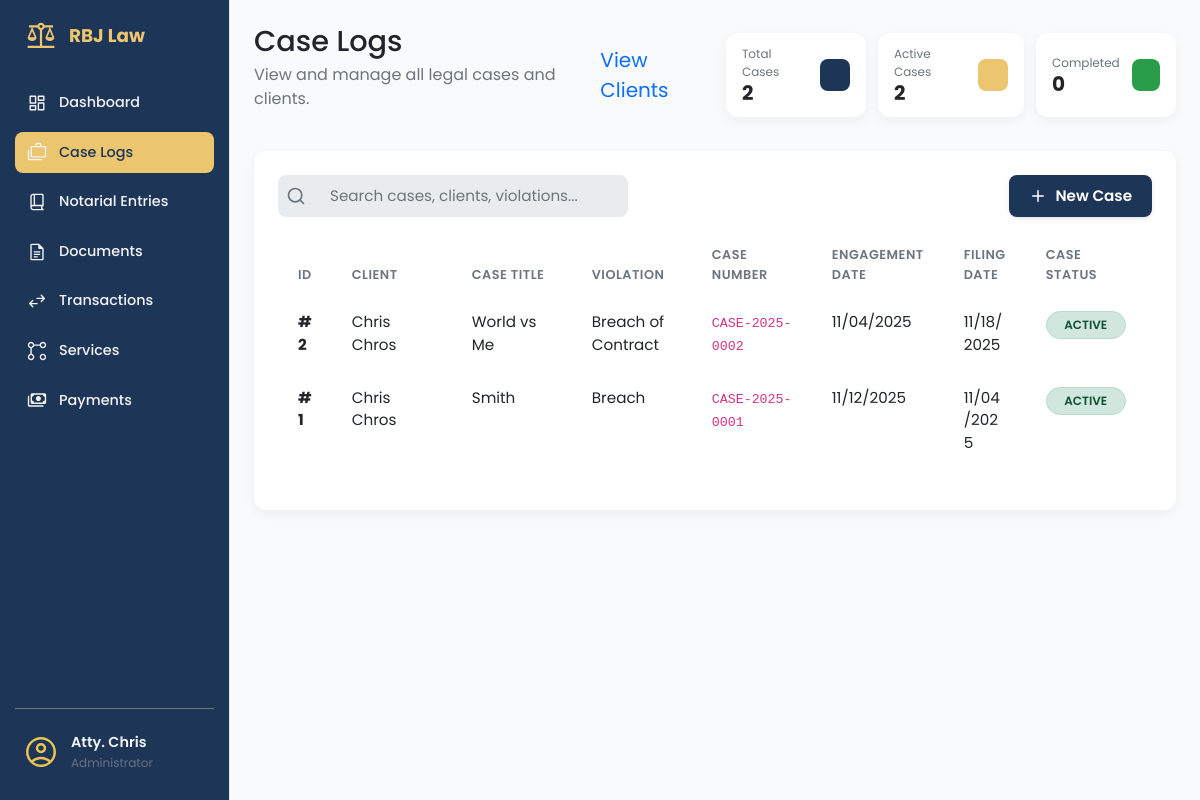
/cases/ (signed in), run on an earlier commit of the app's database.
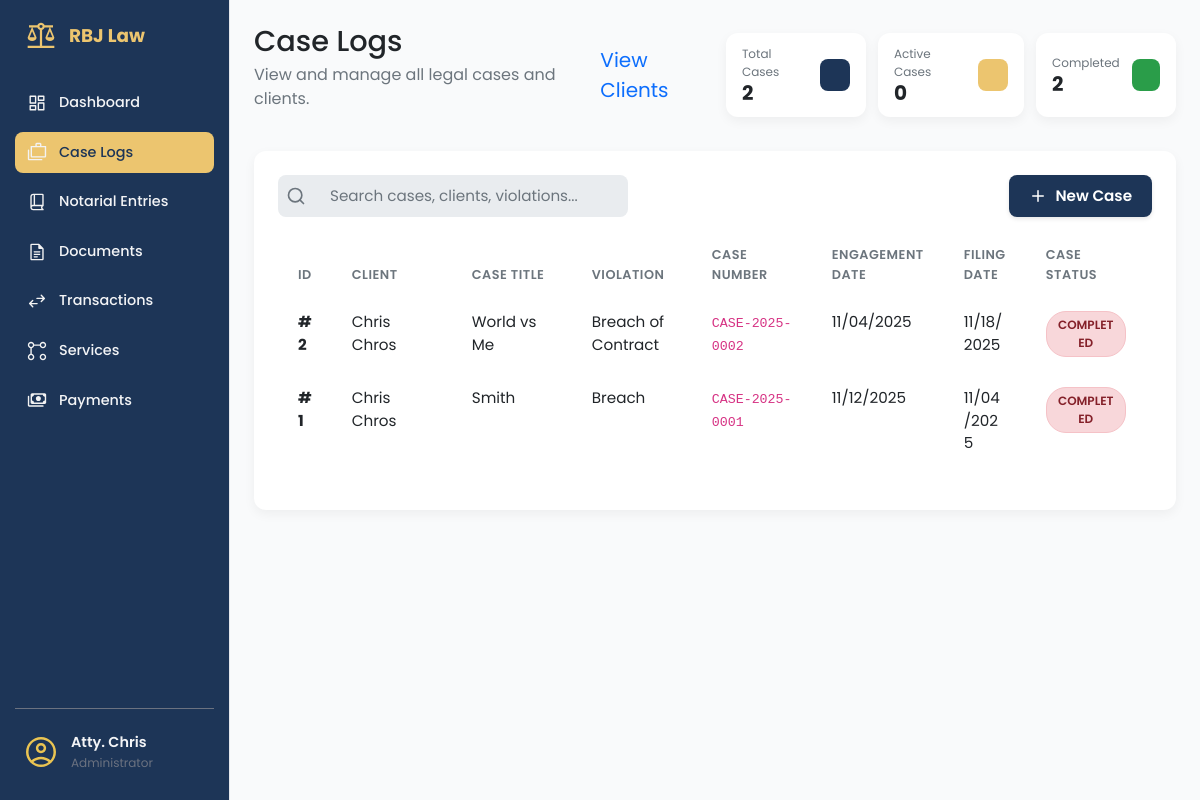
And on a later commit of the database.
### app/models/case_mdl.py (models this page shows, shortened)
class Case(db.Model):
    __tablename__ = 'cases'
    id = db.Column(db.Integer, primary_key=True)
    case_number = db.Column(db.String(100), unique=True, nullable=False)
    title = db.Column(db.String(255), nullable=False)
    case_type = db.Column(db.String(100), nullable=False)
    violation = db.Column(db.String(255), nullable=True)
    status = db.Column(db.String(50), default='active', nullable=False)
    engagement_date = db.Column(db.Date, nullable=False)
    filing_date = db.Column(db.Date, nullable=True)
    client_id = db.Column(db.Integer, db.ForeignKey('clients.id'), nullable=False)
    assigned_attorney_id = db.Column(db.Integer, db.ForeignKey('users.id'), nullable=True)
    created_at = db.Column(db.DateTime, default=datetime.utcnow)
    updated_at = db.Column(db.DateTime, default=datetime.utcnow, onupdate=datetime.utcnow)
    client = db.relationship('Client', backref='cases', lazy=True)
    assigned_attorney = db.relationship('User', backref='assigned_cases', lazy=True)

### app/models/client_mdl.py (models this page shows, shortened)
class Client(db.Model):
    __tablename__ = 'clients'
    id = db.Column(db.Integer, primary_key=True)
    client_first_name = db.Column(db.String(100), nullable=False)
    client_last_name = db.Column(db.String(100), nullable=False)
    client_address = db.Column(db.String(255), nullable=False)
    client_email = db.Column(db.String(120), nullable=False, unique=True)
    client_phone = db.Column(db.String(50))
    client_role = db.Column(db.String(50))
    notes = db.Column(db.Text)
    transaction_items = db.relationship('TransactionItem', backref='client', lazy=True)
    @property
    def full_name(self):
        return f"{self.client_first_name} {self.client_last_name}"

### app/routes/case_routes.py (the view)
@case_bp.route('/')
@login_required
def list_cases():
    cases = CaseService.get_all_cases()
    return render_template('cases/list.html', cases=cases)

### app/services/case_service.py (called while the page is built)
    @staticmethod
    def get_all_cases():
        from app.models.case_mdl import Case
        return Case.query.order_by(Case.created_at.desc()).all()

### app/templates/cases/list.html (shortened to what this page needs)
{% extends "base.html" %}
{% block content %}
<main class="dashboard-content">
    <header class="dashboard-header">
        <div>
            <h1>Case Logs</h1>
            <p>View and manage all legal cases and clients.</p>
        </div>
        <div style="display: flex; gap: 12px;">
                    <a style="font-size: 20px; align-self: center; text-decoration: none;"
            href="{{ url_for('clients.clients_page') }}">View Clients</a>
        <div class="data-card data-card--sm">
            <div class="data-card__info">
                <span class="data-card__title">Total Cases</span>
                <span class="data-card__value">{{ cases|length }}</span>
            </div>
            <div class="data-card__icon data-card__icon--blue"></div>
        </div>
        <div class="data-card data-card--sm">
            <div class="data-card__info">
                <span class="data-card__title">Active Cases</span>
                <span class="data-card__value">
                    {{ cases|selectattr('status', 'equalto', 'active')|list|length }}
                </span>
            </div>
            <div class="data-card__icon data-card__icon--gold"></div>
        </div>
        <div class="data-card data-card--sm">
            <div class="data-card__info">
                <span class="data-card__title">Completed</span>
                <span class="data-card__value">
                    {{ cases|selectattr('status', 'equalto', 'completed')|list|length }}
                </span>
            </div>
            <div class="data-card__icon data-card__icon--green"></div>
        </div>
        </div>
    </header>
    <section class="dashboard-panels-bottom dashboard-panels-bottom--single">
        <div class="panel-card" style="width: 100%;">
            <div class="dashboard-actions"
                style="display: flex; justify-content: space-between; flex-shrink: 0; gap: 50px;">
                <div class="search-bar">
                    <svg class="search-bar__icon" xmlns="http://www.w3.org/2000/svg" width="20" height="20"
                        viewBox="0 0 24 24" fill="none" stroke="currentColor" stroke-width="2" stroke-linecap="round"
                        stroke-linejoin="round">
                        <circle cx="11" cy="11" r="8"></circle>
                        <line x1="21" y1="21" x2="16.65" y2="16.65"></line>
                    </svg>
                    <input class="search-bar__input" type="text" placeholder="Search cases, clients, violations...">
                </div>
                <a href="{{ url_for('case.create_case') }}" class="btn btn-primary">
                    <svg class="btn-icon-left" xmlns="http://www.w3.org/2000/svg" viewBox="0 0 24 24" fill="none"
                        stroke="currentColor" stroke-width="2" stroke-linecap="round" stroke-linejoin="round">
                        <line x1="12" y1="5" x2="12" y2="19"></line>
                        <line x1="5" y1="12" x2="19" y2="12"></line>
                    </svg>
                    New Case
                </a>
            </div>
            <div class="table-wrapper panel-card__body">
                <table class="table client-table">
                    <colgroup>
                        <col class="short">
                        <col class="medium">
                        <col class="medium">
                        <col class="medium">
                        <col class="medium">
                        <col class="medium">
                        <col class="numeric">
                        <col class="short">
                    </colgroup>
                    <thead>
                        <tr>
                            <th data-sort-key="id">ID</th>
                            <th data-sort-key="client">Client</th>
                            <th data-sort-key="case-title">Case Title</th>
                            <th data-sort-key="violation">Violation</th>
                            <th data-sort-key="case-number">Case Number</th>
                            <th data-sort-key="engagement-date">Engagement Date</th>
                            <th data-sort-key="filing-date">Filing Date</th>
                            <th data-sort-key="status">Case Status</th>
                            <th>Actions</th>
                        </tr>
                    </thead>
                    <tbody>
                        {% for case in cases %}
                        <tr>
                            <td><strong>#{{ case.id }}</strong></td>
                            <td>
                                {% if case.client %}
                                {{ case.client.full_name }}
                                {% else %}
                                <span class="text-muted">No Client</span>
                                {% endif %}
                            </td>
                            <td>{{ case.title }}</td>
                            <td>{{ case.violation or 'N/A' }}</td>
                            <td><code>{{ case.case_number }}</code></td>
                            <td>{{ case.engagement_date.strftime('%m/%d/%Y') }}</td>
                            <td>
                                {% if case.filing_date %}
                                {{ case.filing_date.strftime('%m/%d/%Y') }}
                                {% else %}
                                <span class="text-muted">Not filed</span>
                                {% endif %}
                            </td>
                            <td>
                                <span class="status-tag status-tag--{{ case.status }}">
                                    {{ case.status|title }}
                                </span>
                            </td>
                            <td>
                            </td>
                        </tr>
                        {% endfor %}
                    </tbody>
                </table>
            </div>
        </div>
    </section>
</main>
{% endblock %}

### app/templates/base.html (shortened to what this page needs)
<!DOCTYPE html>
<html lang="en">
<head>
    <link rel="stylesheet" href="{{ url_for('static', filename='vendor/bootstrap/css/bootstrap.min.css') }}">
    <link rel="stylesheet" href="{{ url_for('static', filename='css/main.css') }}">
    <link rel="stylesheet" href="{{ url_for('static', filename='css/sidebar.css') }}">
</head>
<body>
    <aside class="sidebar">
        <div class="sidebar-header">
            <img src="{{ url_for('static', filename='img/scales-of-justice.svg') }}" alt="logo" class="logo-img">
            <h2>RBJ Law</h2>
        </div>
        <ul class="sidebar-links">
            <li>
                <a href="{{ url_for('dashboard.dashboard_page') }}"
                    class="{{ 'active' if 'dashboard' in request.endpoint else '' }}">
                    <span class="icon-wrapper"><img src="{{ url_for('static', filename='img/dashboard.svg') }}"
                            alt=""></span>
                    Dashboard
                </a>
            </li>
            <li>
                <a href="{{ url_for('case.list_cases') }}" class="{{ 'active' if 'case' in request.endpoint else '' }}">
                    <span class="icon-wrapper"><img src="{{ url_for('static', filename='img/cases.svg') }}"
                            alt=""></span>
                    Case Logs
                </a>
            </li>
            <li>
                <a href="{{ url_for('notarial_entries.notarial_entries_page') }}"
                    class="{{ 'active' if 'notarial' in request.endpoint else '' }}">
                    <span class="icon-wrapper"><img src="{{ url_for('static', filename='img/book.svg') }}"
                            alt=""></span>
                    Notarial Entries
                </a>
            </li>
            <li>
                <a href="{{ url_for('documents.documents_page') }}"
                    class="{{ 'active' if 'documents' in request.endpoint else '' }}">
                    <span class="icon-wrapper"><img src="{{ url_for('static', filename='img/documents.svg') }}"
                            alt=""></span>
                    Documents
                </a>
            </li>
            <li role="none">
                <a href="{{ url_for('transaction.transactions_page') }}"
                    class="{{ 'active' if 'transaction' in request.endpoint else '' }}">
                    <span class="icon-wrapper"><img src="{{ url_for('static', filename='img/transaction.svg') }}"
                            alt=""></span>
                    Transactions
                </a>
            </li>
            <li role="none"><a role="menuitem" href="#">
                    <span class="icon-wrapper"><img style="width: 24px;"
                            src="{{ url_for('static', filename='img/service.svg') }}" alt=""></span>Services
                </a></li>
            <li role="none"><a role="menuitem" href="{{ url_for('payments.payments_page') }}">
                    <span class="icon-wrapper"><img style="width: 24px;"
                            src="{{ url_for('static', filename='img/payments.svg') }}" alt=""></span>Payments
                </a></li>
        </ul>
        <div class="sidebar-footer">
            <button class="avatar-btn" id="avatarBtn">
                <img src="{{ url_for('static', filename='img/avatar.svg') }}" alt="User Avatar">
                <div class="user-info">
                    <span class="user-name">Atty. Chris</span>
                    <span class="user-role">Administrator</span>
                </div>
            </button>
        </div>
    </aside>
    <div class="page-container">
        {% block content %}
        {% endblock %}
    </div>
</body>
</html>

### app/static/css/main.css (style rules this page uses)
.status-tag { display: inline-block; padding: 4px 10px; border-radius: 20px; font-size: 0.75rem; font-weight: 600; text-transform: uppercase; }
.status-tag--completed { background-color: #f8d7da; color: #842029; border: 1px solid #f5c2c7; }

### app/static/css/components/sidebar.css (style rules this page uses)
:root { --sidebar-width: 230px; --color-royal-blue: #1D3557; --color-gold: #ecc56f; --color-text-dark: #374151; --color-text-gray: #6b7280; --color-bg-white: #ffffff; --color-hover-gray: #f3f4f6; }
body { min-height: 100vh; background-color: #f9fafb; margin: 0; }
.sidebar { display: flex; position: fixed; flex-direction: column; top: 0; left: 0; height: 100%; width: var(--sidebar-width); background-color: var(--color-royal-blue); padding: 20px 15px; border-right: 1px solid #e5e7eb; z-index: 1000; }
.sidebar-header { display: flex; align-items: center; margin-bottom: 30px; padding: 0 10px; }
.sidebar-header img { width: 32px; height: auto; }
.sidebar-header h2 { font-size: 1.15rem; font-weight: 700; color: var(--color-gold); margin: 0 0 0 12px; }
.sidebar-links { list-style: none; padding: 0; margin: 0; display: flex; flex-direction: column; gap: 8px; }
.sidebar-links li { position: relative; }
.sidebar-links li a, .submenu-toggle { display: flex; align-items: center; gap: 12px; color: var(--color-hover-gray); font-weight: 500; padding: 10px 12px; border-radius: 8px; text-decoration: none; transition: all 0.2s ease; width: 100%; background: none; border: none; font-size: 0.9rem; }
.icon-wrapper { display: flex; align-items: center; justify-content: center; width: 20px; height: 20px; }
.sidebar-links li a img, .submenu-toggle img { width: 20px; height: 20px; transition: filter 0.2s; }
.sidebar-links li a.active { background-color: var(--color-gold); color: var(--color-royal-blue); }
.sidebar-footer { margin-top: auto; position: relative; padding-top: 15px; border-top: 1px solid var(--color-text-gray) }
.avatar-btn { display: flex; align-items: center; gap: 12px; background: none; border: none; cursor: pointer; width: 100%; padding: 8px; border-radius: 8px; text-align: left; }
.avatar-btn img { width: 36px; height: 36px; border-radius: 50%; object-fit: cover; }
.user-info { display: flex; flex-direction: column; }
.user-name { font-size: 0.9rem; font-weight: 600; color: var(--color-hover-gray); }
.user-role { font-size: 0.75rem; color: var(--color-text-gray); }
.page-container { margin-left: var(--sidebar-width); transition: margin-left 0.3s ease; }

### app/static/css/base/_variable.css (style rules this page uses)
:root { --color-bg-primary: #F4F4F4; --color-bg-secondary: #FFFFFF; --color-bg-search: #E9ECEF; --color-text-primary: #212529; --color-text-secondary: #6C757D; --color-text-white: #FFFFFF; --color-card-blue: #1D3557; --color-card-gold: #ecc56f; --color-card-green: #2A9D49; --shadow-light: 0 4px 12px rgba(0, 0, 0, 0.05); --border-radius-m: 12px; --border-radius-s: 8px; }

### app/static/css/components/_dashboard.css (style rules this page uses)
.page-container { min-height: 100vh; }
.dashboard-content { padding: 24px; }
.dashboard-header { display: flex; justify-content: space-between; align-items: center; margin-bottom: 24px; border-bottom: 1px solid var(--color-border-light); }
.dashboard-header h1 { margin: 0; font-size: 1.8rem; color: var(--color-text-primary); }
.dashboard-header p { margin-top: 4px; color: var(--color-text-secondary); }
.dashboard-panels-bottom { display: grid; grid-template-columns: 1fr 1fr; gap: 20px; margin-bottom: 24px; margin-top: 24px; }
.dashboard-panels-bottom--single { display: flex; }
.panel-card { background-color: var(--color-bg-secondary); padding: 24px; border-radius: var(--border-radius-m); box-shadow: var(--shadow-light); }
body { background-color: var(--color-bg-primary); font-family: -apple-system, BlinkMacSystemFont, "Segoe UI", Roboto, Helvetica, Arial, sans-serif; }

### app/static/css/components/_search-bar.css (style rules this page uses)
.search-bar { display: flex; align-items: center; background-color: var(--color-bg-search); border-radius: var(--border-radius-s); padding-inline: 8px; max-width: 500px; }
.search-bar__icon { color: var(--color-text-secondary); margin-right: 8px; flex-shrink: 0; }
.search-bar__input { width: 100%; border: none; outline: none; background-color: transparent; font-size: 1rem; color: var(--color-text-primary); }
.search-bar__input::placeholder { color: var(--color-text-secondary); }

### app/static/css/components/_status-tag.css (style rules this page uses)
.status-tag { font-size: 0.8rem; font-weight: 600; padding: 4px 10px; border-radius: 20px; text-align: center; flex-shrink: 0; min-width: 80px; }
.status-tag--completed { background-color: #E6F3E6; color: var(--color-card-green); }

What changed in the data, as far as the page shows it:
changed Case "World vs Me": status "ACTIVE" → "COMPLETED"
changed Case "Smith": status "ACTIVE" → "COMPLETED"
Also different on the page:
{{ cases|selectattr('status', 'equalto', 'active')|list|length }}: "2" → "0"
{{ cases|selectattr('status', 'equalto', 'completed')|list|length }}: "0" → "2"
